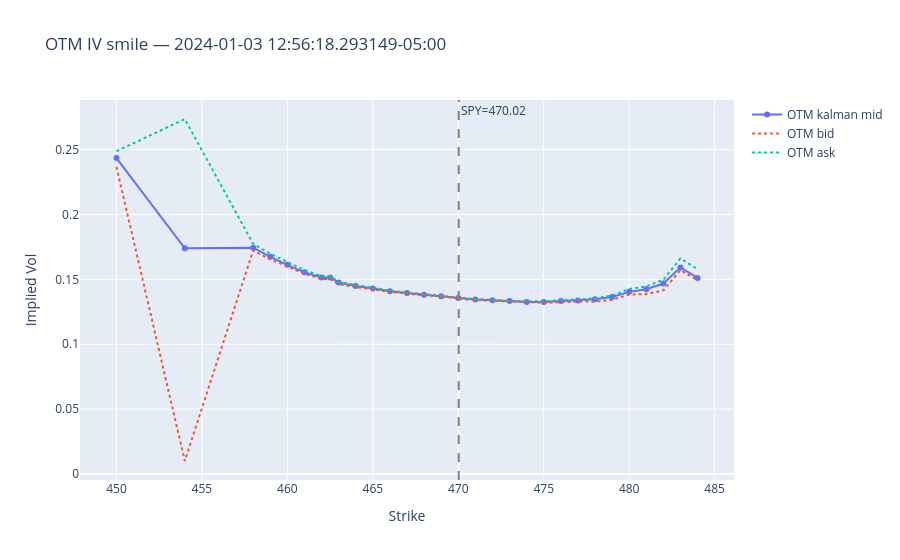

Here is the notebook cell this chart was saved with:
### Code cell
spy_mid = df_spy.filter(pl.col("ts_ns") <= snapshot_ts)["price"][-1]

otm_strikes = sorted(set(strikes_C) | set(strikes_P))
otm_mid, otm_bid, otm_ask = [], [], []

for k in otm_strikes:
    K_int = int(k)
    has_C = f"kalman_iv_{K_int}_C" in row.columns
    has_P = f"kalman_iv_{K_int}_P" in row.columns

    bid_C = row[f"bid_iv_{K_int}_C"][0] if has_C else None
    ask_C = row[f"ask_iv_{K_int}_C"][0] if has_C else None
    bid_P = row[f"bid_iv_{K_int}_P"][0] if has_P else None
    ask_P = row[f"ask_iv_{K_int}_P"][0] if has_P else None

    if has_C and has_P and None not in (bid_C, ask_C, bid_P, ask_P):
        i_bid = max(bid_C, bid_P)
        i_ask = min(ask_C, ask_P)
        if i_bid <= i_ask:
            # spreads overlap → use intersection
            otm_bid.append(i_bid)
            otm_ask.append(i_ask)
            otm_mid.append((i_bid + i_ask) / 2)
        else:
            # no overlap → use OTM leg
            if k > spy_mid:
                otm_bid.append(bid_C)
                otm_ask.append(ask_C)
                otm_mid.append(row[f"kalman_iv_{K_int}_C"][0])
            else:
                otm_bid.append(bid_P)
                otm_ask.append(ask_P)
                otm_mid.append(row[f"kalman_iv_{K_int}_P"][0])
    elif has_C and None not in (bid_C, ask_C):
        otm_bid.append(bid_C)
        otm_ask.append(ask_C)
        otm_mid.append(row[f"kalman_iv_{K_int}_C"][0])
    elif has_P and None not in (bid_P, ask_P):
        otm_bid.append(bid_P)
        otm_ask.append(ask_P)
        otm_mid.append(row[f"kalman_iv_{K_int}_P"][0])
    else:
        otm_bid.append(None)
        otm_ask.append(None)
        otm_mid.append(None)

fig = go.Figure()
fig.add_trace(go.Scatter(x=otm_strikes, y=otm_mid, mode="lines+markers", name="OTM kalman mid"))
fig.add_trace(
    go.Scatter(x=otm_strikes, y=otm_bid, mode="lines", name="OTM bid", line=dict(dash="dot"))
)
fig.add_trace(
    go.Scatter(x=otm_strikes, y=otm_ask, mode="lines", name="OTM ask", line=dict(dash="dot"))
)
fig.add_vline(x=spy_mid, line_dash="dash", line_color="gray", annotation_text=f"SPY={spy_mid:.2f}")
fig.update_layout(
    title=f"OTM IV smile — {snapshot_ts}",
    xaxis_title="Strike",
    yaxis_title="Implied Vol",
)
fig.show()

### Figure 1 — Plotly figure (JSON) as saved in the notebook; plotly's stock layout.template omitted (floating-point values rounded to 4 significant figures)
{"data": [{"mode": "lines+markers", "name": "OTM kalman mid", "type": "scatter", "x": [450, 454, 458, 459, 460, 461, 462, 462.5, 463, 464, 465, 466, 467, 468, 469, 470, 471, 472, 473, 474, 475, 476, 477, 478, 479, 480, 481, 482, 483, 484], "y": [0.2434, 0.174, 0.1743, 0.1674, 0.1612, 0.1554, 0.1514, 0.1514, 0.1475, 0.1448, 0.143, 0.1408, 0.1394, 0.138, 0.137, 0.1356, 0.1344, 0.1338, 0.1333, 0.1326, 0.1326, 0.1333, 0.1337, 0.1346, 0.1364, 0.1403, 0.1423, 0.1467, 0.1592, 0.1511]}, {"line": {"dash": "dot"}, "mode": "lines", "name": "OTM bid", "type": "scatter", "x": [450, 454, 458, 459, 460, 461, 462, 462.5, 463, 464, 465, 466, 467, 468, 469, 470, 471, 472, 473, 474, 475, 476, 477, 478, 479, 480, 481, 482, 483, 484], "y": [0.2367, 0.01, 0.1722, 0.1654, 0.16, 0.1542, 0.1503, 0.1503, 0.1462, 0.144, 0.1424, 0.1403, 0.139, 0.1376, 0.137, 0.1352, 0.134, 0.1334, 0.1329, 0.1321, 0.132, 0.1324, 0.1329, 0.1328, 0.1342, 0.1383, 0.1386, 0.1415, 0.1571, 0.1492]}, {"line": {"dash": "dot"}, "mode": "lines", "name": "OTM ask", "type": "scatter", "x": [450, 454, 458, 459, 460, 461, 462, 462.5, 463, 464, 465, 466, 467, 468, 469, 470, 471, 472, 473, 474, 475, 476, 477, 478, 479, 480, 481, 482, 483, 484], "y": [0.2487, 0.2735, 0.1772, 0.1698, 0.1634, 0.1571, 0.1526, 0.1526, 0.148, 0.1455, 0.1436, 0.1413, 0.1399, 0.1384, 0.137, 0.1359, 0.1347, 0.1341, 0.1337, 0.1331, 0.1331, 0.1338, 0.1347, 0.1353, 0.1374, 0.1425, 0.1445, 0.1497, 0.1661, 0.1578]}], "layout": {"annotations": [{"showarrow": false, "text": "SPY=470.02", "x": 470.0, "xanchor": "left", "xref": "x", "y": 1, "yanchor": "top", "yref": "y domain"}], "shapes": [{"line": {"color": "gray", "dash": "dash"}, "type": "line", "x0": 470.0, "x1": 470.0, "xref": "x", "y0": 0, "y1": 1, "yref": "y domain"}], "title": {"text": "OTM IV smile — 2024-01-03 12:56:18.293149-05:00"}, "xaxis": {"title": {"text": "Strike"}}, "yaxis": {"title": {"text": "Implied Vol"}}}}
